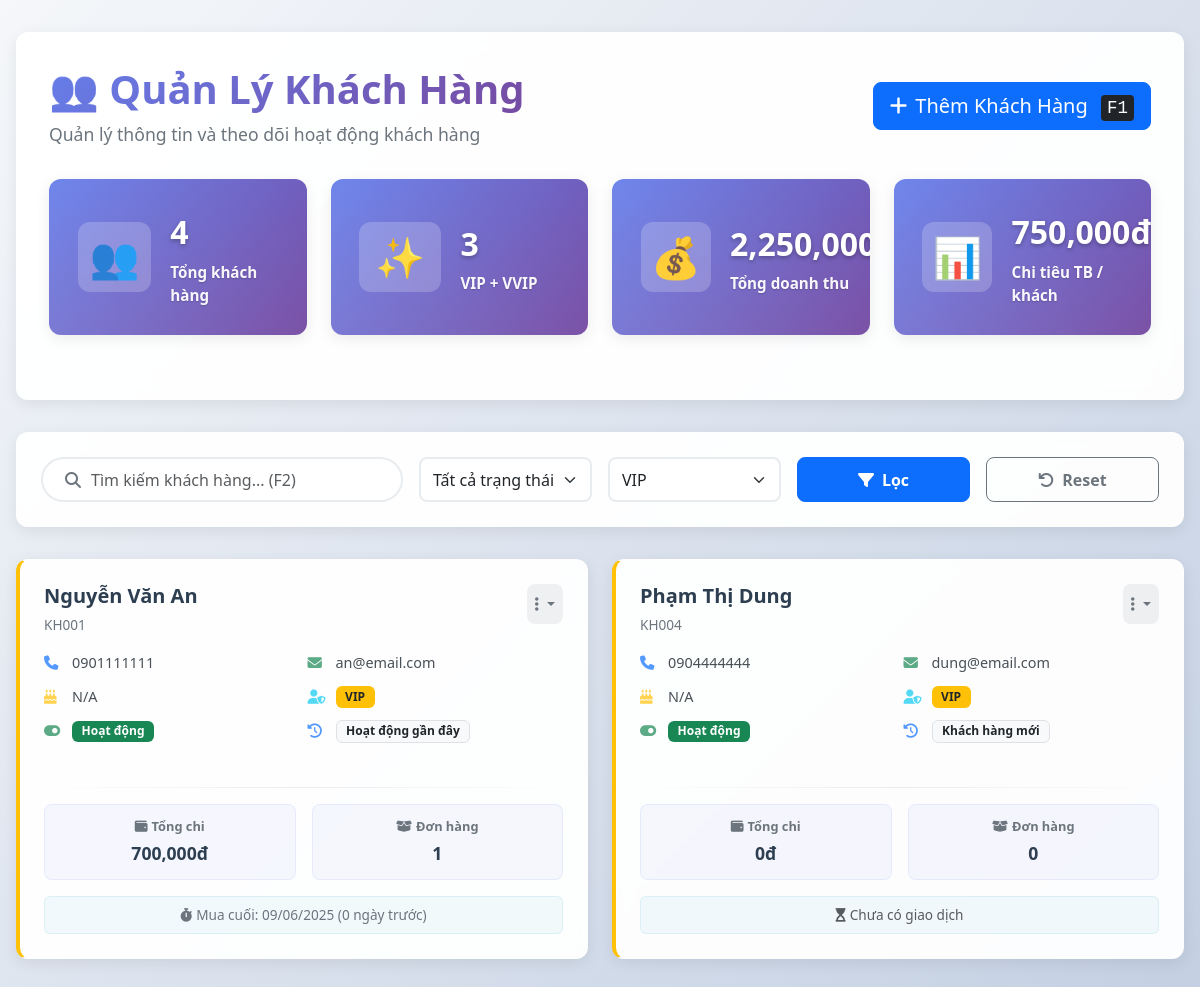
The app's page /pages/customers.php?membership=VIP with its own data.
### tables this page shows
CREATE TABLE customers (
    id INT AUTO_INCREMENT PRIMARY KEY,
    customer_code VARCHAR(20) UNIQUE NOT NULL,
    name VARCHAR(100) NOT NULL,
    phone VARCHAR(20) UNIQUE,
    email VARCHAR(100),
    address TEXT,
    birth_date DATE,
    gender ENUM('Nam', 'Nữ', 'Khác'),
    membership_level ENUM('Thông thường', 'VIP', 'VVIP') DEFAULT 'Thông thường',
    total_spent DECIMAL(15,2) DEFAULT 0,
    total_orders INT DEFAULT 0,
    loyalty_points INT DEFAULT 0,
    notes TEXT,
    is_active BOOLEAN DEFAULT TRUE,
    created_at TIMESTAMP DEFAULT CURRENT_TIMESTAMP,
    updated_at TIMESTAMP DEFAULT CURRENT_TIMESTAMP ON UPDATE CURRENT_TIMESTAMP,
    last_membership_update TIMESTAMP NULL DEFAULT NULL,  
    
    INDEX idx_phone (phone),
    INDEX idx_membership (membership_level),
    INDEX idx_active (is_active)
);

### pages/customers.php (the view, shortened to what this page needs)
<?php
require_once __DIR__ . '/../config/database.php';
$search = $_GET['search'] ?? '';
$status_filter = $_GET['status'] ?? 'all';
$membership_filter = $_GET['membership'] ?? 'all';
$page_num = max(1, intval($_GET['page'] ?? 1));
$per_page = 9;
$sql_select_fields = "SELECT c.*,
                        COALESCE(s.total_spent_val, c.total_spent, 0) as total_spent,
                        COALESCE(s.total_orders_val, c.total_orders, 0) as total_orders,
                        s.latest_sale_date as last_order_date,
                        CASE
                            WHEN s.latest_sale_date >= DATE_SUB(NOW(), INTERVAL 30 DAY) THEN 'Hoạt động gần đây'
                            WHEN s.latest_sale_date >= DATE_SUB(NOW(), INTERVAL 90 DAY) THEN 'Ít hoạt động'
                            WHEN s.latest_sale_date IS NULL AND c.created_at < DATE_SUB(NOW(), INTERVAL 30 DAY) THEN 'Chưa mua hàng'
                            WHEN s.latest_sale_date IS NULL AND c.created_at >= DATE_SUB(NOW(), INTERVAL 30 DAY) THEN 'Khách hàng mới'
                            ELSE 'Lâu không mua'
                        END as activity_status,
                        DATEDIFF(NOW(), s.latest_sale_date) as days_since_last_order,
                        (YEAR(CURDATE()) - YEAR(c.birth_date)) - (RIGHT(CURDATE(), 5) < RIGHT(c.birth_date, 5)) as age";
$sql_from_join = "FROM customers c
                  LEFT JOIN (
                      SELECT customer_id,
                             MAX(sale_date) as latest_sale_date,
                             COUNT(id) as total_orders_val,
                             SUM(total_amount) as total_spent_val
                      FROM sales
                      GROUP BY customer_id
                  ) s ON c.id = s.customer_id";
$where_clauses = [];
$params = [];
if ($membership_filter !== 'all') {
    $where_clauses[] = "c.membership_level = ?";
    $params[] = $membership_filter;
}
$where_sql = count($where_clauses) > 0 ? ' WHERE ' . implode(' AND ', $where_clauses) : '';
$offset = ($page_num - 1) * $per_page;
$customers_sql = "$sql_select_fields $sql_from_join $where_sql ORDER BY c.created_at DESC LIMIT $per_page OFFSET $offset";
$customers_stmt = $pdo->prepare($customers_sql);
$customers_stmt->execute($params);
$customers_on_page = $customers_stmt->fetchAll(PDO::FETCH_ASSOC);
$stats = [];
$stats_queries = [
    'total_customers_stat' => "SELECT COUNT(*) FROM customers",
    'vip_vvip_customers_stat' => "SELECT COUNT(*) FROM customers WHERE membership_level = 'VIP' OR membership_level = 'VVIP'",
    'total_revenue_stat' => "SELECT SUM(total_amount) FROM sales",
    'avg_spent_stat' => "SELECT AVG(total_spent) FROM customers WHERE total_orders > 0"
];
foreach ($stats_queries as $key => $query) {
    $stmt = $pdo->query($query);
    $stats[$key] = $stmt->fetchColumn();
}
if ($stats['total_customers_stat'] > 0 && isset($stats['total_revenue_stat'])) {
     $active_customers_with_spending_query = "SELECT COUNT(DISTINCT id) FROM customers WHERE total_spent > 0";
     $active_customers_count = $pdo->query($active_customers_with_spending_query)->fetchColumn();
     $stats['avg_spent_per_active_customer_stat'] = $active_customers_count > 0 ? ($stats['total_revenue_stat'] / $active_customers_count) : 0;
} else {
    $stats['avg_spent_per_active_customer_stat'] = 0;
}
?>
<!DOCTYPE html>
<html lang="vi">
<head>
    <link href="https://cdnjs.cloudflare.com/ajax/libs/bootstrap/5.3.0/css/bootstrap.min.css" rel="stylesheet">
    <link href="https://cdnjs.cloudflare.com/ajax/libs/font-awesome/6.4.0/css/all.min.css" rel="stylesheet">
</head>
<body>
    <div class="customers-page">
        <div class="page-header">
            <div class="d-flex justify-content-between align-items-center mb-4">
                <div>
                    <h1 class="page-title">👥 Quản Lý Khách Hàng</h1>
                    <p class="page-subtitle">Quản lý thông tin và theo dõi hoạt động khách hàng</p>
                </div>
                <button class="btn btn-primary btn-lg" onclick="openAddCustomerModal()">
                    <i class="fas fa-plus me-2"></i>Thêm Khách Hàng
                    <kbd class="ms-2">F1</kbd>
                </button>
            </div>
            <div class="stats-grid">
                <div class="stat-card">
                    <div class="stat-icon">👥</div>
                    <div class="stat-info">
                        <div class="stat-number"><?php echo number_format($stats['total_customers_stat'] ?? 0); ?></div>
                        <div class="stat-label">Tổng khách hàng</div>
                    </div>
                </div>
                <div class="stat-card">
                    <div class="stat-icon">✨</div>
                    <div class="stat-info">
                        <div class="stat-number"><?php echo number_format($stats['vip_vvip_customers_stat'] ?? 0); ?></div>
                        <div class="stat-label">VIP + VVIP</div>
                    </div>
                </div>
                <div class="stat-card">
                    <div class="stat-icon">💰</div>
                    <div class="stat-info">
                        <div class="stat-number"><?php echo number_format($stats['total_revenue_stat'] ?? 0); ?>đ</div>
                        <div class="stat-label">Tổng doanh thu</div>
                    </div>
                </div>
                <div class="stat-card">
                    <div class="stat-icon">📊</div>
                    <div class="stat-info">
                        <div class="stat-number"><?php echo number_format($stats['avg_spent_per_active_customer_stat'] ?? 0); ?>đ</div>
                        <div class="stat-label">Chi tiêu TB / khách</div>
                    </div>
                </div>
            </div>
        </div>
        <div class="filters-section">
            <div class="row g-3 align-items-end" id="filterForm">
                <div class="col-md-4">
                    <div class="search-input-wrapper">
                        <span class="input-group-text"><i class="fas fa-search"></i></span>
                        <input type="text" id="searchInput" name="search" class="form-control"
                               placeholder="Tìm kiếm khách hàng... (F2)" value="<?php echo htmlspecialchars($search); ?>">
                    </div>
                </div>
                <div class="col-md-2">
                    <select id="statusFilter" name="status" class="form-select filter-select">
                        <option value="all" <?php if ($status_filter === 'all') echo 'selected'; ?>>Tất cả trạng thái</option>
                    </select>
                </div>
                <div class="col-md-2">
                    <select id="membershipFilter" name="membership" class="form-select filter-select">
                        <option value="VIP" <?php if ($membership_filter === 'VIP') echo 'selected'; ?>>VIP</option>
                    </select>
                </div>
                <div class="col-md-2">
                    <button type="button" class="btn btn-primary btn-filter w-100" onclick="applyFilters()">
                        <i class="fas fa-filter me-2"></i>Lọc
                    </button>
                </div>
                <div class="col-md-2">
                    <button type="button" class="btn btn-outline-secondary btn-filter w-100" onclick="resetFilters()">
                        <i class="fas fa-undo me-2"></i>Reset
                    </button>
                </div>
            </div>
        </div>
        <div class="customers-grid" id="customersGrid">
            <?php if (empty($customers_on_page)): ?>
                <div class="col-12">
                    <div class="empty-state" style="grid-column: 1 / -1;">
                        <div class="empty-icon">👥</div>
                        <h4 class="empty-title">Không tìm thấy khách hàng</h4>
                        <p class="empty-text">Không có khách hàng nào phù hợp với tiêu chí tìm kiếm của bạn. <br>Hãy thử điều chỉnh bộ lọc hoặc thêm khách hàng mới.</p>
                        <button class="btn btn-primary btn-lg" onclick="openAddCustomerModal()">
                            <i class="fas fa-plus me-2"></i>Thêm Khách Hàng Mới
                        </button>
                    </div>
                </div>
            <?php else: ?>
                <?php foreach ($customers_on_page as $customer): ?>
                <div class="customer-card" data-membership="<?php echo htmlspecialchars(strtolower($customer['membership_level'] ?? 'thông thường')); ?>">
                    <div class="customer-header">
                        <div>
                            <h5 class="customer-name"><?php echo htmlspecialchars($customer['name']); ?></h5>
                            <small class="customer-code"><?php echo htmlspecialchars($customer['customer_code']); ?></small>
                        </div>
                        <div class="customer-actions">
                            <div class="dropdown">
                                <button class="dropdown-toggle" type="button" data-bs-toggle="dropdown" aria-expanded="false">
                                    <i class="fas fa-ellipsis-v"></i>
                                </button>
                            </div>
                        </div>
                    </div>
                    <div class="customer-details">
                        <div class="detail-row">
                            <div class="detail-item">
                                <i class="fas fa-phone text-primary"></i>
                                <span><?php echo htmlspecialchars($customer['phone']); ?></span>
                            </div>
                            <div class="detail-item">
                                <i class="fas fa-envelope <?php echo empty($customer['email']) ? 'text-muted' : 'text-success'; ?>"></i>
                                <span class="text-truncate" title="<?php echo htmlspecialchars($customer['email'] ?? 'N/A'); ?>"><?php echo htmlspecialchars($customer['email'] ?? 'N/A'); ?></span>
                            </div>
                        </div>
                        <div class="detail-row">
                            <div class="detail-item">
                                <i class="fas fa-birthday-cake text-warning"></i>
                                <span><?php echo $customer['age'] !== null ? htmlspecialchars($customer['age']) . ' tuổi' : 'N/A'; ?></span>
                            </div>
                            <div class="detail-item">
                                <i class="fas fa-user-shield text-info"></i>
                                <span class="badge bg-<?php
                                    $level = strtolower($customer['membership_level'] ?? 'thong thuong');
                                    if ($level === 'vvip') echo 'purple';
                                    elseif ($level === 'vip') echo 'warning text-dark';
                                    else echo 'secondary';
                                ?>"><?php echo htmlspecialchars($customer['membership_level'] ?? 'Thông thường'); ?></span>
                            </div>
                        </div>
                        <div class="detail-row">
                            <div class="detail-item">
                                <i class="fas fa-toggle-on <?php echo $customer['is_active'] ? 'text-success' : 'text-danger'; ?>"></i>
                                <span class="badge bg-<?php echo $customer['is_active'] ? 'success' : 'danger'; ?>"><?php echo $customer['is_active'] ? 'Hoạt động' : 'Ngừng HĐ'; ?></span>
                            </div>
                            <div class="detail-item">
                                <i class="fas fa-history text-primary"></i>
                                <span class="badge bg-light text-dark border"><?php echo htmlspecialchars($customer['activity_status'] ?? 'N/A'); ?></span>
                            </div>
                        </div>
                    </div>
                    <div class="customer-divider"></div>
                    <div class="customer-finance">
                        <div class="finance-item">
                            <div class="finance-label"><i class="fas fa-wallet me-1"></i>Tổng chi</div>
                            <div class="finance-value"><?php echo number_format($customer['total_spent'] ?? 0); ?>đ</div>
                        </div>
                        <div class="finance-item">
                            <div class="finance-label"><i class="fas fa-box-open me-1"></i>Đơn hàng</div>
                            <div class="finance-value"><?php echo number_format($customer['total_orders'] ?? 0); ?></div>
                        </div>
                    </div>
                    <?php if ($customer['last_order_date']): ?>
                    <div class="last-order mt-auto">
                        <i class="fas fa-stopwatch me-1"></i>Mua cuối: <?php echo date('d/m/Y', strtotime($customer['last_order_date'])); ?>
                        <?php if ($customer['days_since_last_order'] !== null): ?>
                            (<?php echo htmlspecialchars($customer['days_since_last_order']); ?> ngày trước)
                        <?php endif; ?>
                    </div>
                    <?php else: ?>
                    <div class="last-order mt-auto text-muted">
                        <i class="fas fa-hourglass-start me-1"></i>Chưa có giao dịch
                    </div>
                    <?php endif; ?>
                </div>
                <?php endforeach; ?>
            <?php endif; ?>
        </div>
    </div>
    <div class="toast-container position-fixed bottom-0 end-0 p-3">
    </div>
</body>
</html>

### records on screen
customers: name "Nguyễn Văn An", customer_code "KH001", phone "0901111111", email "an@email.com", membership_level "VIP", is_active 1 (drawn), activity_status "Hoạt động gần đây", total_spent "700,000", total_orders "1", last_order_date "09/06/2025", days_since_last_order "0"
customers: name "Phạm Thị Dung", customer_code "KH004", phone "0904444444", email "dung@email.com", membership_level "VIP", is_active 1 (drawn), activity_status "Khách hàng mới", total_spent "0", total_orders "0", shows "Chưa có giao dịch"

### other values on screen
$stats['total_customers_stat'] "4"
$stats['vip_vvip_customers_stat'] "3"
$stats['avg_spent_per_active_customer_stat'] "750,000"
